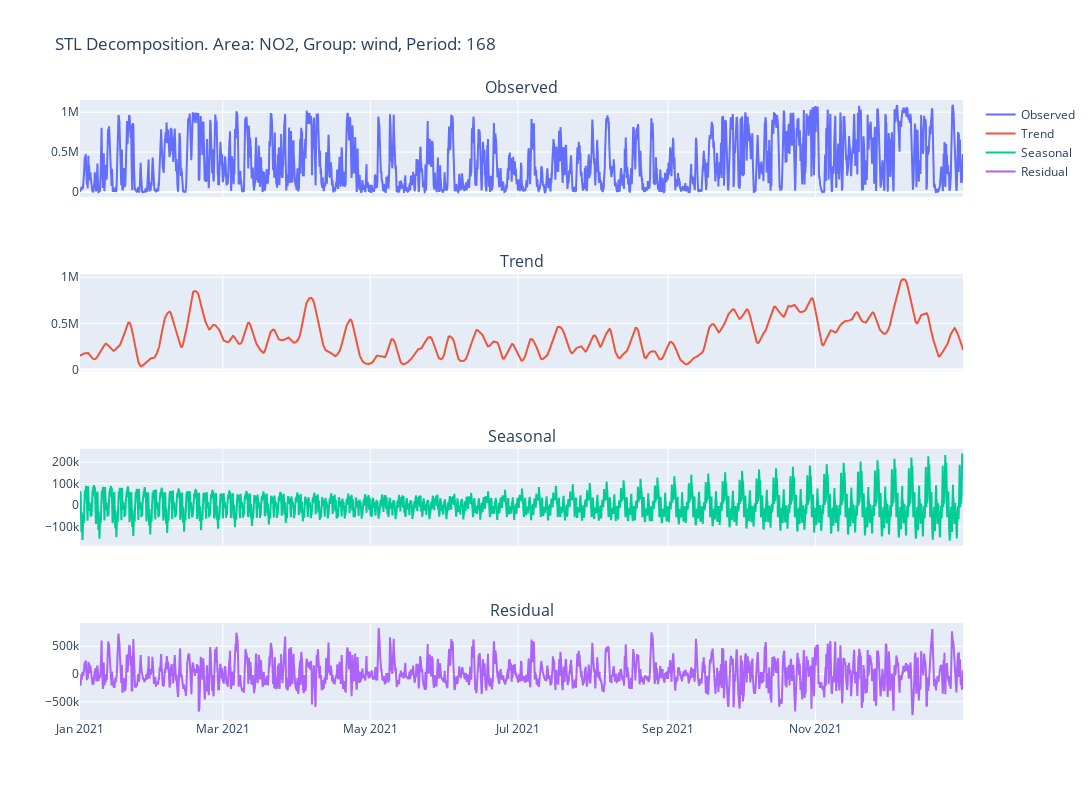

The code cell stored with this chart in its notebook:
### Code cell
def loess(data : pd.DataFrame, 
          price_area : Literal["NO1","NO2","NO3","NO5","NO5"] = "NO2", 
          production_group : Literal["hydro","wind","solar","thermal"] = "hydro",
          period : int = 24*7,
          seasonal_smoother : int = 141,
        trend_smoother : int = 141,
        robust  : bool = True,
          ):
    
        if period > trend_smoother:
            trend_smoother = period + 1 if period % 2 == 0 else period

        data = data.loc[(data["pricearea"] == price_area) & (data["productiongroup"] == production_group), "quantitykwh"]

        stl = STL(data, 
                period = period,
                robust=robust, 
                seasonal=seasonal_smoother, 
                trend=trend_smoother,
                )

        res = stl.fit() 

        fig = make_subplots(rows=4, cols=1, shared_xaxes=True,
                            subplot_titles=("Observed", "Trend", "Seasonal", "Residual"))

        fig.add_trace(go.Scatter(x=res.observed.index, y=res.observed, name="Observed"), row=1, col=1)
        fig.add_trace(go.Scatter(x=res.trend.index, y=res.trend, name="Trend"), row=2, col=1)
        fig.add_trace(go.Scatter(x=res.seasonal.index, y=res.seasonal, name="Seasonal"), row=3, col=1)
        fig.add_trace(go.Scatter(x=res.resid.index, y=res.resid, name="Residual"), row=4, col=1)
        fig.update_layout(height=800, width=1400, 
                        title_text = f"STL Decomposition. Area: {price_area}, Group: {production_group}, Period: {period}"
                        )
                        
        return fig

fig = loess(data = elhub,
      period = 24*7,
      production_group="wind",
      price_area="NO2") #Weekly seasonality for wind
fig.show()

### Figure 1 — Plotly figure (JSON) as saved in the notebook; plotly's stock layout.template omitted (floating-point values rounded to 4 significant figures; data arrays with more than 128 entries replaced by an {"elided": "..."} marker saying what was removed)
{"data": [{"name": "Observed", "type": "scatter", "x": {"elided": "8760 str values"}, "xaxis": "x", "y": {"elided": "8760 float values"}, "yaxis": "y"}, {"name": "Trend", "type": "scatter", "x": {"elided": "8760 str values"}, "xaxis": "x2", "y": {"elided": "8760 float values"}, "yaxis": "y2"}, {"name": "Seasonal", "type": "scatter", "x": {"elided": "8760 str values"}, "xaxis": "x3", "y": {"elided": "8760 float values"}, "yaxis": "y3"}, {"name": "Residual", "type": "scatter", "x": {"elided": "8760 str values"}, "xaxis": "x4", "y": {"elided": "8760 float values"}, "yaxis": "y4"}], "layout": {"annotations": [{"font": {"size": 16}, "showarrow": false, "text": "Observed", "x": 0.5, "xanchor": "center", "xref": "paper", "y": 1, "yanchor": "bottom", "yref": "paper"}, {"font": {"size": 16}, "showarrow": false, "text": "Trend", "x": 0.5, "xanchor": "center", "xref": "paper", "y": 0.7188, "yanchor": "bottom", "yref": "paper"}, {"font": {"size": 16}, "showarrow": false, "text": "Seasonal", "x": 0.5, "xanchor": "center", "xref": "paper", "y": 0.4375, "yanchor": "bottom", "yref": "paper"}, {"font": {"size": 16}, "showarrow": false, "text": "Residual", "x": 0.5, "xanchor": "center", "xref": "paper", "y": 0.1562, "yanchor": "bottom", "yref": "paper"}], "height": 800, "title": {"text": "STL Decomposition. Area: NO2, Group: wind, Period: 168"}, "width": 1400, "xaxis": {"anchor": "y", "domain": [0, 1], "matches": "x4", "showticklabels": false}, "xaxis2": {"anchor": "y2", "domain": [0, 1], "matches": "x4", "showticklabels": false}, "xaxis3": {"anchor": "y3", "domain": [0, 1], "matches": "x4", "showticklabels": false}, "xaxis4": {"anchor": "y4", "domain": [0, 1]}, "yaxis": {"anchor": "x", "domain": [0.8438, 1]}, "yaxis2": {"anchor": "x2", "domain": [0.5625, 0.7188]}, "yaxis3": {"anchor": "x3", "domain": [0.2812, 0.4375]}, "yaxis4": {"anchor": "x4", "domain": [0, 0.1562]}}}
